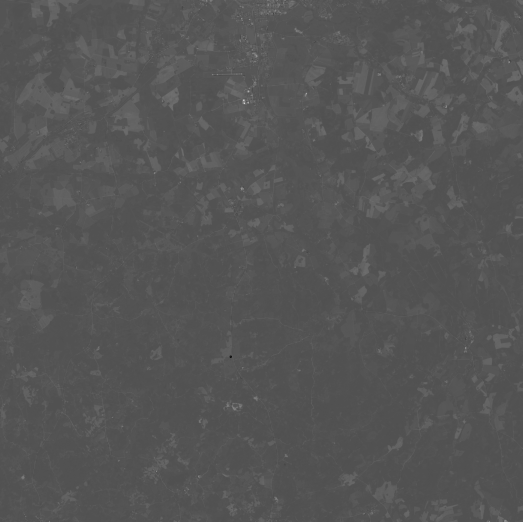
#> input picture 30/Landsat8_pori__sr_band1.tif, 1045 x 1044 px (shown at 1/2 size)
$ python -i ascii_art.py   (imports and definitions only)
#> lines starting #> are read from the running program, lines starting #| are printed output that depends on the picture
# -*- coding: utf-8 -*-
from PIL import Image
import os

CODE_LIB = r"@B%8&WM#ahdpmZOQLCJYXzcunxrjft/\|()1[]?-_+~<>i!I;:,    "
count = len(CODE_LIB)

def transform_ascii(image_file):
    image_file = image_file.convert("L")
    code_pic = ''
    for h in range(0,image_file.size[1]):
        for w in range(0,image_file.size[0]):
            gray = image_file.getpixel((w,h))
            code_pic = code_pic + CODE_LIB[int(((count-1)*gray)/256)]
        code_pic = code_pic + "\n"
    return code_pic

def convert_image(fn, hratio=1.0, wratio=1.0):
#> called with fn = '../30/Landsat8_pori__sr_band1.tif', hratio = 1, wratio = 1
    fp = open(fn,'rb')
    image_file = Image.open(fp)
#> image_file is the input picture: PIL image 1045x1044 I; min -2000, max 4456, mean 171.9
    image_file=image_file.resize((int(image_file.size[0]*wratio), int(image_file.size[1]*hratio)))
    print(u'Size info:',image_file.size[0],' ',image_file.size[1],' ')
#| Size info: 1045   1044
    tmp = open('result.txt','w')
    trans_data = transform_ascii(image_file)
#> in transform_ascii, `image_file = image_file.convert("L")`:
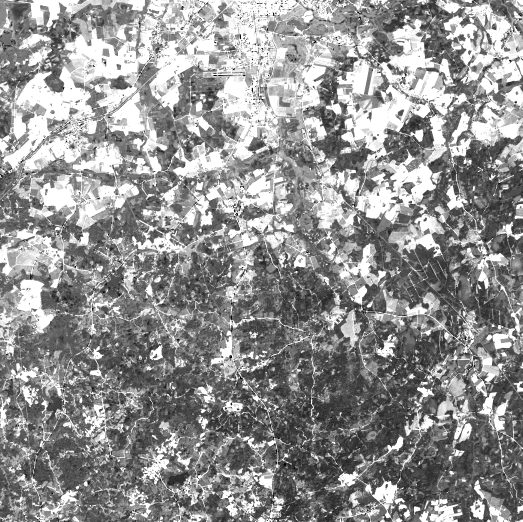
#> image_file: PIL image 1045x1044 L (shown at 1/2 size); min 0, max 255, mean 146.3
    print(trans_data)
#> (printed output is left out)
    tmp.write(trans_data)
    tmp.close()

>>> result = convert_image('../30/Landsat8_pori__sr_band1.tif')

$ run again, on 30/Landsat8_pori__sr_band3.tif
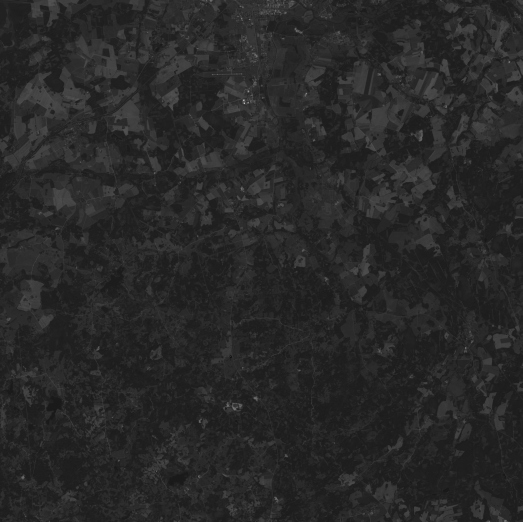
#> input picture 30/Landsat8_pori__sr_band3.tif, 1045 x 1044 px (shown at 1/2 size)
#> in convert_image, image_file is the input picture: PIL image 1045x1044 I; min -525, max 5736, mean 476.5
#| Size info: 1045   1044
#> in transform_ascii, `image_file = image_file.convert("L")`:
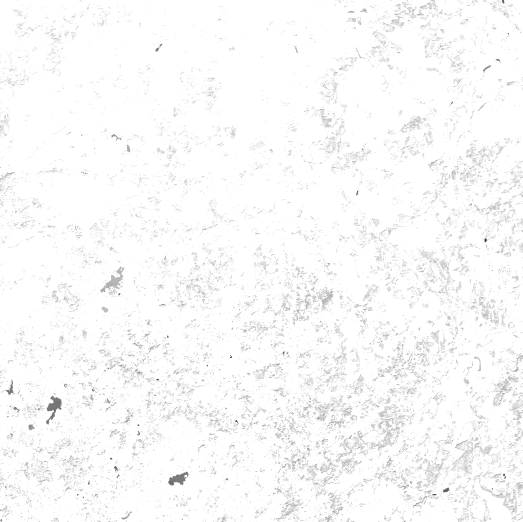
#> image_file: PIL image 1045x1044 L (shown at 1/2 size); min 0, max 255, mean 249.7
#|                                   i:                                                                                                                            _>
